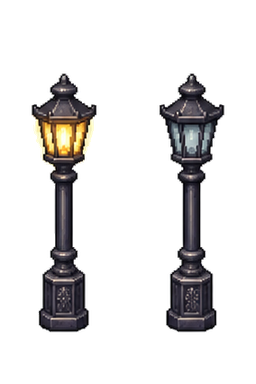
#> input picture assets/modern/lpc/Objects/Furniture/Lighting, Outdoors.png, 256 x 384 px, given in place of farming_fishing.png, which was not available
$ python build_job_items.py
#> lines starting #> are read from the running program, lines starting #| are printed output that depends on the picture; after the words box and inside, x2 and y2 are one past the last pixel; in counts of white or black regions, pixels touching at a corner belong together
# The things a town job puts in your hands, painted for the street map: what
# you carry (a grain sack, a crate, an armful of firewood, a hod of bricks),
# what a work spot is marked with (the axe at the woodpile, the shovel where a
# pit is to be dug, the bell where the crier stands) and the piles that shrink
# at a pick-up and grow at a drop-off. One atlas, 128px a cell (4x a 32px map
# cell, like the other modern sheets), read by ui/jobItems.js through
# data/mapTasks.json `itemArt`.
#
#   python -I build_job_items.py            -> assets/modern/items/job_items.png
#                                              + prints the itemArt rects
#
# Two sources:
#   - CUT: items already repainted in the modern style (build_details.py,
#     build_props.py): sacks, firewood, crates, barrels, buckets, baskets,
#     planks, fish - cut out of their sheets, so the carried sack is the same
#     sack as the pile in the farmyard;
#   - PAINTED: the rest, drawn here as shapes at 4x supersampling and shaded
#     like the painted kits: a soft height field per part gives each piece its
#     roundness (lit from the upper left), a fine grain/speckle per material,
#     a darker rim for the outline and a contact shadow where one part sits on
#     another.
import os
import sys
import json
import math
import numpy as np
from PIL import Image, ImageDraw
from scipy import ndimage

HERE = os.path.dirname(os.path.abspath(__file__))
ROOT = os.path.abspath(os.path.join(HERE, '..', '..'))
OUT = os.path.join(ROOT, 'assets', 'modern', 'items', 'job_items.png')
CELL = 128
SS = 4                 # supersampling for painted parts
N = CELL * SS
COLS = 8

_rng = np.random.default_rng(20261106)
LIGHT = np.array([-0.55, -0.75, 0.62])
LIGHT = LIGHT / np.linalg.norm(LIGHT)


# ── cutting from the modern sheets ──────────────────────────────

def sheet(rel):
    return np.array(Image.open(os.path.join(ROOT, 'assets', 'modern', rel)).convert('RGBA'))
#> returned value is the input picture: shape (384, 256, 4); mean R, G, B, A 18.6, 17.5, 17.4, 45.9


def cut(rel, box, keep_largest=True):
    """box = (x, y, w, h) in the 4x sheet; the piece's own pixels only."""
    a = sheet(rel)
    x, y, w, h = box
    c = a[y:y + h, x:x + w].copy()
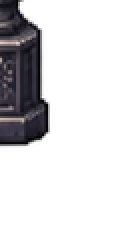
#> c: shape (125, 64, 4) (shown 2 times larger); mean R, G, B, A 15.5, 14.9, 16.5, 48.2; transparent parts drawn white
    if keep_largest:
        lab, n = ndimage.label(c[..., 3] > 30)
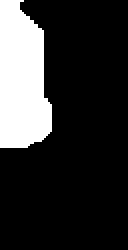
#> lab: shape (125, 64) int32 (shown 2 times larger); values 0 (black) and 1 (white), 19.5% white; 1 white region, box (x1, y1, x2, y2) and area: (0, 0, 26, 74) 1557
#> n = 1
        if n > 1:
            sizes = ndimage.sum(np.ones_like(lab), lab, range(1, n + 1))
            keep = 1 + int(np.argmax(sizes))
            # keep the main piece and anything touching it once grown a little
            grown = ndimage.binary_dilation(lab == keep, iterations=3)
            ids = set(np.unique(lab[grown])) - {0}
            c[~np.isin(lab, list(ids)) & (c[..., 3] > 0)] = 0
    return Image.fromarray(c)


# ── painting ─────────────────────────────────────────────────────

def canvas():
    return Image.new('L', (N, N), 0)


def S(v):
    return v * SS


# [35 lines left out: functions poly, ell, rrect, line, curve, not called in this run]


def M(img):
    return np.asarray(img, dtype=np.float32) / 255


# [4 lines left out: function noise, not called in this run]


TEX = {}


# [17 lines left out: function tex, not called in this run]


class Pic:
    """Parts painted in order onto a 4x canvas, then brought down to 128px."""

    def __init__(self):
        self.rgb = np.zeros((N, N, 3), np.float32)
        self.a = np.zeros((N, N), np.float32)

    # [42 lines left out: function part, not called in this run]

    def stroke(self, pts, w, color, **kw):
        kw.setdefault('round_', w * 1.2)
        return self.part(line(pts, w), color, **kw)

    # [13 lines left out: function image, not called in this run]


# palette
WOOD = (132, 88, 52)
WOOD_L = (170, 122, 74)
WOOD_D = (92, 58, 34)
IRON = (118, 124, 134)
IRON_D = (70, 74, 84)
BRASS = (196, 150, 62)
KRAFT = (184, 146, 98)
TWINE = (214, 192, 140)
CREAM = (236, 224, 196)
WAX = (166, 34, 30)
LEATHER = (118, 70, 40)
LEATHER_R = (122, 44, 36)
GOLD = (226, 182, 70)
BRICK = (172, 82, 58)
BURLAP = (196, 168, 120)
ROPE = (150, 118, 72)
WHEAT = (222, 186, 96)
STRAW = (200, 164, 80)
GREEN = (92, 142, 64)
GREEN_D = (60, 104, 48)
GLASS = (96, 150, 120)
STONE = (150, 146, 138)


# [142 lines left out: functions p_parcel, p_letter, p_ledger, p_quill, p_purse, p_bricks and 4 more, not called in this run]


def _handle(p, a, b, w=7, col=WOOD_L):
    p.stroke([a, b], w, col, round_=w, tex_='grain', tex_amt=0.12, shadow=0.25)


# [169 lines left out: functions p_axe, p_pickaxe, p_shovel, p_scythe, p_hammer, p_bell and 10 more, not called in this run]


PAINTED = {
    'parcel': p_parcel, 'letter': p_letter, 'ledger': p_ledger, 'quill': p_quill, 'purse': p_purse,
    'bricks': p_bricks, 'bale': p_bale, 'wheat': p_wheat, 'herbs': p_herbs, 'vial': p_vial,
    'axe': p_axe, 'pickaxe': p_pickaxe, 'shovel': p_shovel, 'scythe': p_scythe, 'hammer': p_hammer,
    'bell': p_bell, 'lantern': p_lantern, 'candle': p_candle, 'snare': p_snare, 'orb': p_orb,
    'stool': p_stool, 'swords': p_swords, 'hurdle': p_hurdle, 'rat': p_rat, 'tracks': p_tracks,
}

FF = 'lpc/ThatchedHouses/tilesets/farming_fishing.png'
CUT = {
    'sack':        (FF, (192, 259, 128, 125)),
    'sack_pile':   (FF, (384, 259, 257, 253)),
    'grain_sack':  (FF, (193, 540, 127, 100)),
    'firewood':    (FF, (200, 0, 120, 128)),
    'firewood_pile': (FF, (412, 20, 208, 220)),
    'log':         (FF, (673, 12, 55, 93)),
    'fish':        (FF, (2304, 416, 128, 64)),
    'crate':       ('lpc/Objects/Furniture/Crate.png', (256, 128, 128, 128)),
    'crate_big':   ('lpc/Objects/Furniture/Crate.png', (0, 128, 128, 128)),
    'barrel':      ('lpc/Objects/Furniture/Barrel.png', (0, 0, 128, 256)),
    'bucket':      ('lpc/Objects/Small Items/Buckets.png', (0, 128, 128, 128)),
    'basket':      ('lpc/Objects/Small Items/Baskets A.png', (256, 0, 128, 128)),
    'planks':      ('lpc/Objects/Small Items/Lumber.png', (640, 128, 128, 128)),
}


def trim(im):
    bb = im.getbbox()
#> bb = (0, 0, 28, 76)
    return im.crop(bb) if bb else im
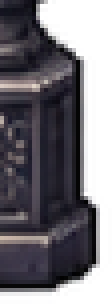
#> returned value: PIL image 28x76 RGBA (shown 4 times larger); mean R, G, B, A 58.4, 55.9, 62.2, 181; transparent parts drawn white


def build():
    pieces = {}
    for name, (rel, box) in CUT.items():
        pieces[name] = trim(cut(rel, box))
    pieces['fruit_basket'] = trim(p_fruit_basket(trim(cut(*CUT['basket'])).resize((110, 92))).image())
    for name, fn in PAINTED.items():
        pieces[name] = trim(fn().image())
    # piles wider than a cell are scaled to fit one
    names = list(pieces)
    rows = (len(names) + COLS - 1) // COLS
    atlas = Image.new('RGBA', (COLS * CELL, rows * CELL), (0, 0, 0, 0))
    rects = {}
    for i, n in enumerate(names):
        im = pieces[n]
        k = min(1, (CELL - 4) / im.width, (CELL - 4) / im.height)
        if k < 1:
            im = im.resize((max(1, round(im.width * k)), max(1, round(im.height * k))), Image.LANCZOS)
        cx, cy = (i % COLS) * CELL, (i // COLS) * CELL
        x = cx + (CELL - im.width) // 2
        y = cy + CELL - 2 - im.height          # sits on the cell's floor
        atlas.alpha_composite(im, (x, y))
        rects[n] = [x, y, im.width, im.height, round(1 / k, 3) if k < 1 else 1]
    os.makedirs(os.path.dirname(OUT), exist_ok=True)
    atlas.save(OUT, optimize=True)
    return rects


if __name__ == '__main__':
#> (the run stopped early here; a loop or call above may not have finished)
